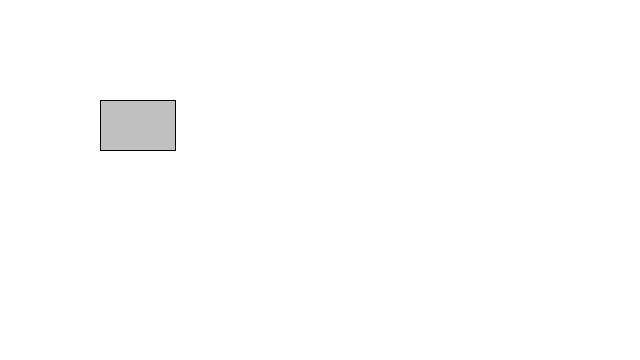
Frame 1 (no input)
Frame 60 (the mouse pressed at the canvas centre just before this capture): identical to frame 1, image omitted
Frame 120 (the mouse held since frame 60 and released just before this capture): identical to frame 1, image omitted

The Processing sketch that drew this single still picture (run headless with seeded random() and noise(); from frame 60 on, the mouse is pressed at the canvas centre):

// Processing sketch: draggable
// ── draggable.pde
// Click and Drag an object
// Daniel Shiffman <http://www.shiffman.net>

boolean dragging = false; // Is the object being dragged?
boolean rollover = false; // Is the mouse over the ellipse?

float x, y, w, h;          // Location and size
float offsetX, offsetY;    // Mouseclick offset

void setup() {
  size(640, 360);
  
  // Starting location
  x = 100;
  y = 100;
  // Dimensions
  w = 75;
  h = 50;
  smooth();
}

void draw() {
  background(255);
  
  
  // Is mouse over object
  if (mouseX > x && mouseX < x + w && mouseY > y && mouseY < y + h) {
    rollover = true;
  } 
  else {
    rollover = false;
  }
  
  // Adjust location if being dragged
  if (dragging) {
    x = mouseX + offsetX;
    y = mouseY + offsetY;
  }

  stroke(0);
  // Different fill based on state
  if (dragging) {
    fill (50);
  } else if (rollover) {
    fill(100);
  } else {
    fill(175, 200);
  }
  rect(x, y, w, h);
}

void mousePressed() {
  // Did I click on the rectangle?
  if (mouseX > x && mouseX < x + w && mouseY > y && mouseY < y + h) {
    dragging = true;
    // If so, keep track of relative location of click to corner of rectangle
    offsetX = x-mouseX;
    offsetY = y-mouseY;
  }
}

void mouseReleased() {
  // Quit dragging
  dragging = false;
}
